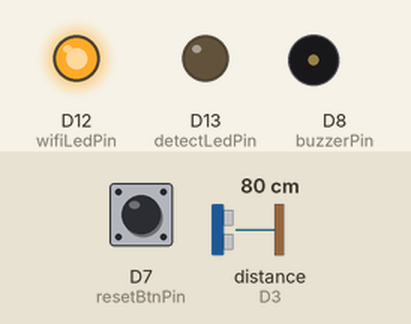
This sketch was run on a simulated Arduino Uno R4 WiFi. Parts: output pins drawn as LEDs (lit = HIGH), buzzer (waves = sounding, pin HIGH). Wiring (inferred from the names in the program): ultrasonic range finder: trigger D2; echo D3. Inputs (shaded band) come from the test bench; at power-on: distance to the obstacle (sensor on D3) 80 cm, D7 (resetBtnPin) HIGH. The echo pulse lasts 58.3 µs per cm; WiFi joins after 1.5 s; servers stay silent unless stated; uploads are accepted with an empty reply; EEPROM starts erased; pins used as bus, display or sensor lines are not drawn; what the sketch prints to the serial monitor is not drawn.

Above: at 2.7 s.
2.8 s: distance to the obstacle (sensor on D3) set to 34 cm
4.3 s: distance to the obstacle (sensor on D3) set to 27 cm
At 5.5 s:
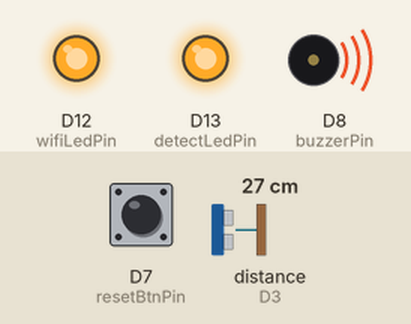
5.8 s: distance to the obstacle (sensor on D3) set to 35 cm
At 7.5 s:
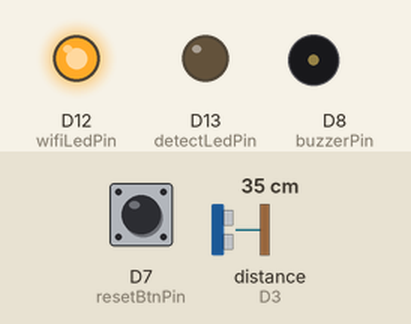
Timing chart, 0 to 9.0 s (numbered marks = the images above; inputs shaded):
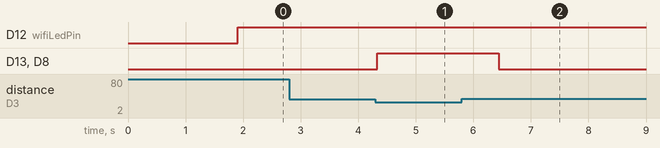

Measured:
- the behaviour switches between 31 and 30 cm on distance to the obstacle (sensor on D3) (found by bisection; images 0 and 1)
- after the input at 2.8 s, every drawn part: stays the same
- after the input at 4.3 s, D13 (detectLedPin), D8 (buzzerPin): LOW → HIGH at once
- after the input at 5.8 s, D13 (detectLedPin), D8 (buzzerPin): HIGH → LOW after 0.64 s

The sketch:

pc.ino
```cpp
#include <WiFiS3.h>
#include <EEPROM.h>
#include <WiFiServer.h>

WiFiServer server(80);

const int trigPin = 2;
const int echoPin = 3;
const int buzzerPin = 8;
const int detectLedPin = 13;
const int wifiLedPin = 12;
const int resetBtnPin = 7;

// 🌍 API ของคุณ
const char* apiHost = "signalgunkhamoi.vercel.app";
const char* apiPath = "/api/alert";
const int apiPort = 443; // HTTPS

String ssid = "";
String password = "";
String deviceCode = "";
bool wifiConfigured = false;

void setup() {
  Serial.begin(9600);
  pinMode(trigPin, OUTPUT);
  pinMode(echoPin, INPUT);
  pinMode(buzzerPin, OUTPUT);
  pinMode(detectLedPin, OUTPUT);
  pinMode(wifiLedPin, OUTPUT);
  pinMode(resetBtnPin, INPUT_PULLUP);
  EEPROM.begin();

  initSystem();
}

void loop() {
  if (!wifiConfigured) {
    handleWiFiSetupPage();
    return;
  }

  checkDistance();
  updateWifiLED();
  checkResetButton();
}

// ---------- INITIAL SYSTEM ----------
void initSystem() {
  ssid = readStringFromEEPROM(0);
  password = readStringFromEEPROM(50);
  deviceCode = readStringFromEEPROM(100);

  if (ssid.length() > 0) {
    Serial.println("📶 Connecting to Wi-Fi: " + ssid);
    WiFi.begin(ssid.c_str(), password.c_str());
    int tries = 0;
    while (WiFi.status() != WL_CONNECTED && tries++ < 15) {
      delay(500);
      Serial.print(".");
    }
    if (WiFi.status() == WL_CONNECTED) {
      Serial.println("\n✅ Connected! IP: " + WiFi.localIP().toString());
      wifiConfigured = true;
      return;
    }
  }
  startSetupMode();
}

// ---------- DISTANCE SENSOR ----------
long getDistanceCM() {
  digitalWrite(trigPin, LOW);
  delayMicroseconds(2);
  digitalWrite(trigPin, HIGH);
  delayMicroseconds(10);
  digitalWrite(trigPin, LOW);
  long duration = pulseIn(echoPin, HIGH);
  return duration * 0.034 / 2;
}

void checkDistance() {
  long distance = getDistanceCM();
  if (distance > 0 && distance < 30) {
    digitalWrite(buzzerPin, HIGH);
    digitalWrite(detectLedPin, HIGH);
    Serial.println("🚨 Object Detected!");
    sendAlertToServer();
  } else {
    digitalWrite(buzzerPin, LOW);
    digitalWrite(detectLedPin, LOW);
  }
  delay(400);
}

// ---------- API ALERT ----------
void sendAlertToServer() {
  if (WiFi.status() != WL_CONNECTED) {
    Serial.println("❌ Wi-Fi not connected, skip sending");
    return;
  }

  WiFiSSLClient https;
  Serial.println("🌐 Sending alert to API...");

  if (https.connect(apiHost, apiPort)) {
    String json = "{\"deviceCode\":\"" + deviceCode + "\"}";
    String request =
      "POST " + String(apiPath) + " HTTP/1.1\r\n" +
      "Host: " + String(apiHost) + "\r\n" +
      "Content-Type: application/json\r\n" +
      "Connection: close\r\n" +
      "Content-Length: " + String(json.length()) + "\r\n\r\n" +
      json;

    https.print(request);
    Serial.println("📡 Data sent: " + json);

    unsigned long timeout = millis();
    while (https.connected() && millis() - timeout < 3000) {
      while (https.available()) {
        String line = https.readStringUntil('\n');
        Serial.println(line);
        timeout = millis();
      }
    }
    https.stop();
    Serial.println("✅ Done.");
  } else {
    Serial.println("❌ Failed to connect to API");
  }
}

// ---------- SETUP PAGE ----------
void startSetupMode() {
  Serial.println("🌐 Starting AP mode: Alarm-Setup");
  WiFi.disconnect();
  delay(500);
  int status = WiFi.beginAP("Alarm-Setup");
  if (status != WL_AP_LISTENING) {
    Serial.println("❌ Failed to start AP mode, restarting...");
    delay(2000);
    NVIC_SystemReset();
  }
  server.begin();
  Serial.println("✅ AP mode ready → connect to 'Alarm-Setup'");
  Serial.println("🌍 Open http://192.168.4.1 to configure Wi-Fi");
}

void handleWiFiSetupPage() {
  WiFiClient client = server.available();
  if (!client) return;
  while (!client.available()) delay(1);
  String req = client.readStringUntil('\r');
  client.flush();

  if (req.indexOf("GET /set?") >= 0) {
    int s1 = req.indexOf("ssid=") + 5;
    int s2 = req.indexOf("&pass=");
    int p1 = req.indexOf("&pass=") + 6;
    int p2 = req.indexOf("&device=");
    int d1 = req.indexOf("&device=") + 8;
    int d2 = req.indexOf("HTTP/");

    String newSSID = req.substring(s1, s2);
    String newPASS = req.substring(p1, p2);
    String newDEV = req.substring(d1, d2);

    newSSID.replace("%20", " ");
    newPASS.replace("%20", " ");
    newDEV.replace("%20", " ");

    writeStringToEEPROM(0, newSSID);
    writeStringToEEPROM(50, newPASS);
    writeStringToEEPROM(100, newDEV);

    client.println("HTTP/1.1 200 OK");
    client.println("Content-Type: text/html\nConnection: close\n");
    client.println("<h2>✅ Wi-Fi & Device Saved! Restarting...</h2>");
    client.stop();

    delay(2000);
    NVIC_SystemReset();
  } else {
    int n = WiFi.scanNetworks();
    client.println("HTTP/1.1 200 OK");
    client.println("Content-Type: text/html\nConnection: close\n");
    client.println("<html><body><h2>🚀 Setup Wi-Fi</h2>");
    client.println("<form action='/set'>");
    client.println("Wi-Fi: <select name='ssid'>");
    for (int i = 0; i < n; i++) {
      client.print("<option value='");
      client.print(WiFi.SSID(i));
      client.print("'>");
      client.print(WiFi.SSID(i));
      client.println("</option>");
    }
    client.println("</select><br>");
    client.println("Password: <input name='pass' type='password'><br>");
    client.println("Device Code: <input name='device' type='text'><br>");
    client.println("<input type='submit' value='Save & Connect'></form>");
    client.println("</body></html>");
    client.stop();
  }
}

// ---------- EEPROM ----------
void writeStringToEEPROM(int addr, const String &data) {
  int len = data.length();
  for (int i = 0; i < len; i++) EEPROM.write(addr + i, data[i]);
  EEPROM.write(addr + len, 0);
}

String readStringFromEEPROM(int addr) {
  char buf[50];
  int len = 0;
  unsigned char k = EEPROM.read(addr);
  while (k != 0 && len < 50) {
    buf[len++] = k;
    k = EEPROM.read(addr + len);
  }
  buf[len] = '\0';
  return String(buf);
}

// ---------- UTILITIES ----------
void updateWifiLED() {
  digitalWrite(wifiLedPin, WiFi.status() == WL_CONNECTED ? HIGH : LOW);
}

void checkResetButton() {
  if (digitalRead(resetBtnPin) == LOW) {
    Serial.println("🔘 Reset pressed → clear EEPROM");
    for (int i = 0; i < EEPROM.length(); i++) EEPROM.write(i, 0);
    delay(1000);
    NVIC_SystemReset();
  }
}
```
